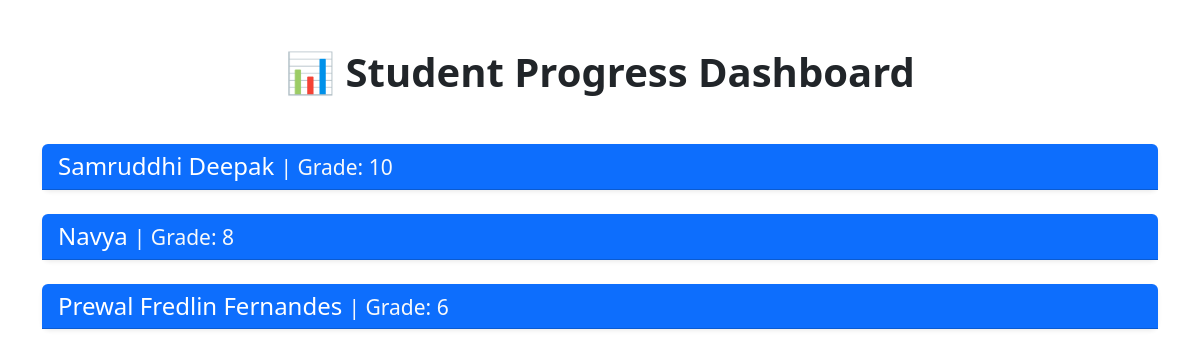
The app's page /student_progress (signed in), older data.
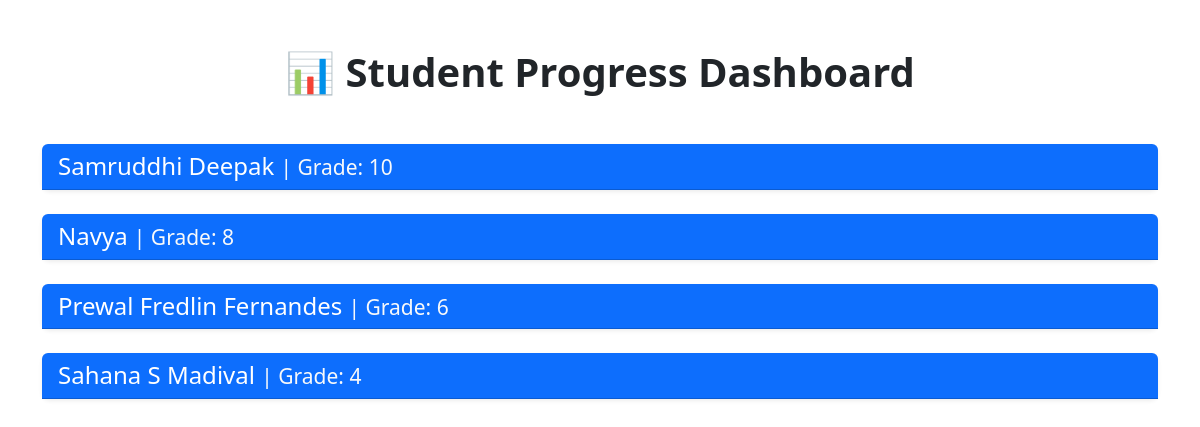
The same page, newer data.
### tables this page shows
CREATE TABLE students (
        id INTEGER PRIMARY KEY AUTOINCREMENT,
        name TEXT NOT NULL,
        age INTEGER,
        grade TEXT,
        accessibility TEXT,
        email TEXT,
        phone TEXT,
        password_hash TEXT,
        created_at TEXT
    );

### app.py (the view)
@app.route("/student_progress")
@login_required(role="teacher")
def student_progress():
    conn = get_db()
    cur = conn.cursor()
    cur.execute("SELECT * FROM students")
    students = cur.fetchall()
    progress_data = []
    for student in students:
        student_id = student["id"]
        cur.execute("SELECT * FROM uploads WHERE student_id = ?", (student_id,))
        uploads = cur.fetchall()
        total_uploads = len(uploads)
        cur.execute("SELECT * FROM flashcards WHERE student_id = ?", (student_id,))
        flashcards = cur.fetchall()
        total_flashcards = sum(f['num_flashcards'] for f in flashcards)
        cur.execute("SELECT * FROM quiz_attempts WHERE student_id = ?", (student_id,))
        quizzes = cur.fetchall()
        total_quizzes = len(quizzes)
        avg_score = round(sum(q['score'] for q in quizzes) / total_quizzes, 2) if total_quizzes else 0
        completion_rate = f"{total_quizzes}/{total_uploads}" if total_uploads else "0/0"
        num_audiobooks = len([u for u in uploads if u['filename'].endswith('.mp3')])
        progress_data.append({
            "student": student,
            "uploads": uploads,
            "total_uploads": total_uploads,
            "flashcards": flashcards,
            "total_flashcards": total_flashcards,
            "quizzes": quizzes,
            "total_quizzes": total_quizzes,
            "avg_score": avg_score,
            "completion_rate": completion_rate,
            "num_audiobooks": num_audiobooks
        })
    conn.close()
    return render_template("student_progress.html", progress_data=progress_data)

### app.py (called while the page is built)
def get_db():
    conn = sqlite3.connect(DB)
    conn.row_factory = sqlite3.Row
    return conn

def login_required(role=None):
    def decorator(f):
        @wraps(f)
        def wrapped(*args, **kwargs):
            user = session.get("user")
            if not user:
                flash("Please log in first.")
                return redirect(url_for("index"))
            if role and user.get("role") != role:
                flash(f"Access restricted to {role}s only.")
                return redirect(url_for("index"))
            return f(*args, **kwargs)
        return wrapped
    return decorator

### templates/student_progress.html (shortened to what this page needs)
<link href="https://cdn.jsdelivr.net/npm/bootstrap@5.3.2/dist/css/bootstrap.min.css" rel="stylesheet">
<div class="container my-5">
    <h1 class="mb-5 text-center fw-bold">📊 Student Progress Dashboard</h1>
    {% for p in progress_data %}
    <div class="card mb-4 shadow-sm border-0 rounded-3">
        <div class="card-header bg-primary text-white rounded-top">
            <h4 class="mb-0">
                <a class="text-white text-decoration-none d-block"
                    data-bs-toggle="collapse"
                    href="#student{{ loop.index }}"
                    role="button"
                    aria-expanded="false"
                    aria-controls="student{{ loop.index }}">
                    {{ p.student.name }}
                    <small class="text-light">| Grade: {{ p.student.grade }}</small>
                </a>
            </h4>
        </div>
    </div>
    {% endfor %}
</div>

Row changes from the older to the newer data that the page shows:
added students: student.name "Sahana S Madival", student.grade "4"
Text that changed along with them:
new list line: "| Grade:"
